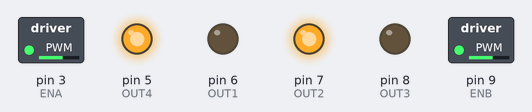
This sketch was run on a simulated Arduino Uno, built with avr-gcc and run on an emulated ATmega328P. On the bench: switched loads named in the sketch (green lamp = pin HIGH), output pins drawn as LEDs (lit = HIGH).

Above: at 0.1 s.
Timing chart, 0 to 1.6 s (numbered marks = the images above):
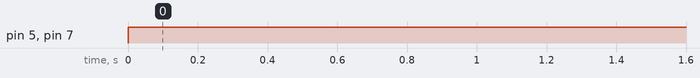

Measured:
- by itself, pin 5 (OUT4), pin 7 (OUT2): LOW → HIGH at 0.00 s

The sketch:

motortest2.ino
```cpp
// left wheel
#define OUT1 6
#define OUT2 7
#define ENA 3

// right wheel
#define OUT3 8
#define OUT4 5
#define ENB 9


void setup() {
  // put your setup code here, to run once:
pinMode(OUT1, OUTPUT);
  pinMode(OUT2, OUTPUT);
  pinMode(OUT3, OUTPUT);
  pinMode(OUT4, OUTPUT);
  pinMode(ENA, OUTPUT);
  pinMode(ENB, OUTPUT);

  analogWrite(ENA, 150);
  analogWrite(ENB, 150);
}

void loop() {
  // put your main code here, to run repeatedly:
  moveForward();
}

void moveForward() {
  digitalWrite(OUT1, LOW);
  digitalWrite(OUT2, HIGH);

  digitalWrite(OUT3, LOW);
  digitalWrite(OUT4, HIGH);
}
```
